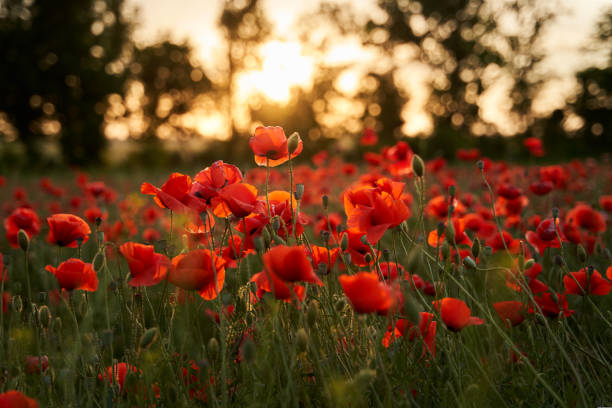
#> input picture lab/input 10.jpg, 612 x 408 px
$ python rotation_y.py
#> lines starting #> are read from the running program, lines starting #| are printed output that depends on the picture
import cv2

# Read the image
image = cv2.imread("input 10.jpg")
#> image is the input picture: shape (408, 612, 3); mean B, G, R 41.4, 73.1, 110.5

# Check if image is loaded
if image is None:
    print("Error: Image not found!")
    exit()

# Get image dimensions
height, width = image.shape[:2]
#> height = 408; width = 612

# Create rotation matrix for 90-degree clockwise rotation
center = (width // 2, height // 2)
#> center = (306, 204)

matrix = cv2.getRotationMatrix2D(center, -90, 1.0)

# Perform rotation
rotated_image = cv2.warpAffine(image, matrix, (width, height))
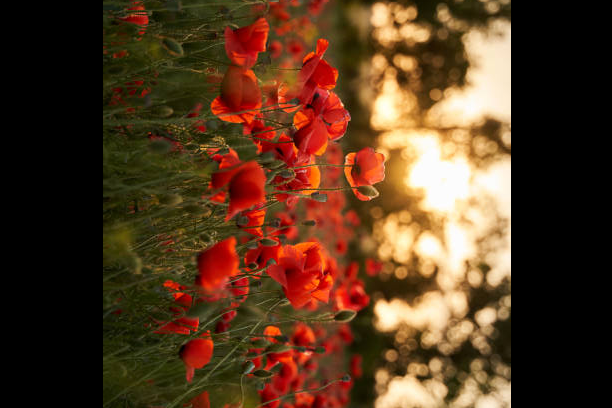
#> rotated_image: shape (408, 612, 3); mean B, G, R 31.7, 55.5, 84.9

# Display original image
cv2.imshow("Original Image", image)

# Display rotated image
cv2.imshow("90 Degree Clockwise Rotation", rotated_image)

# Wait for key press
cv2.waitKey(0)

# Close all windows
cv2.destroyAllWindows()
